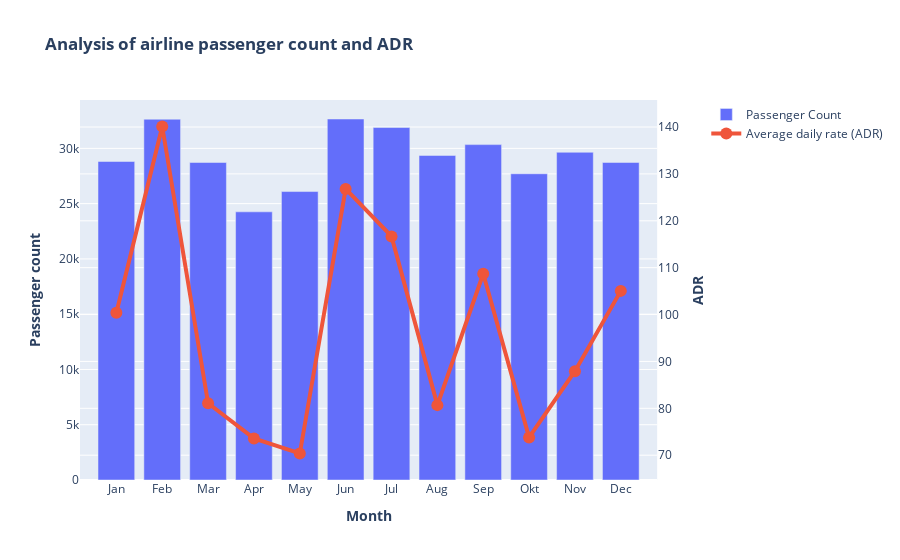

The notebook cell this image was saved under:
### Markdown cell above
The x axis of this visualization shows the months and the x axis shows the average air traffic passenger count on the left side (blue bars) and on the right side it shows the amount of nights in the stay for week (red line) and weekend (green line). We see that all three variables go up and down in roughly the same months. We can see that months with a higher passenger count also have longer stays.

### Code cell
# visualization of passenger count vs ADR
# month names
month_names = ['Jan', 'Feb', 'Mar', 'Apr', 'May', 'Jun', 'Jul', 'Aug', 'Sep', 'Okt', 'Nov', 'Dec']

# passenger count bar
trace_pass = go.Bar(
    x = month_names,
    y = concat_air['Passenger Count'],
    name='Passenger Count'
)

# adr line
trace_adr = go.Scatter(
    x = month_names,
    y = concat_air['adr'],
    name='Average daily rate (ADR)', line=dict(width=4), marker=dict(size=12)
)

# second y, right side
fig = make_subplots(specs=[[{"secondary_y": True}]])

fig.add_trace(trace_pass, secondary_y=False)
fig.add_trace(trace_adr, secondary_y=True)

# add title
fig.update_layout(
    title_text="<b>Analysis of airline passenger count and ADR</b>"
)

# x-axis title
fig.update_xaxes(title_text="<b>Month</b>")

# y-axes titles
fig.update_yaxes(title_text="<b>Passenger count</b>", secondary_y=False)
fig.update_yaxes(title_text="<b>ADR</b>", secondary_y=True)

fig.show()

### Figure 1 — Plotly figure (JSON) as saved in the notebook; plotly's stock layout.template omitted (floating-point values rounded to 4 significant figures)
{"data": [{"name": "Passenger Count", "type": "bar", "x": ["Jan", "Feb", "Mar", "Apr", "May", "Jun", "Jul", "Aug", "Sep", "Okt", "Nov", "Dec"], "xaxis": "x", "y": [28810.0, 32640.0, 28720.0, 24260.0, 26090.0, 32660.0, 31890.0, 29360.0, 30340.0, 27700.0, 29650.0, 28730.0], "yaxis": "y"}, {"line": {"width": 4}, "marker": {"size": 12}, "name": "Average daily rate (ADR)", "type": "scatter", "x": ["Jan", "Feb", "Mar", "Apr", "May", "Jun", "Jul", "Aug", "Sep", "Okt", "Nov", "Dec"], "xaxis": "x", "y": [100.4, 140.1, 81.08, 73.58, 70.36, 126.8, 116.7, 80.68, 108.7, 73.79, 87.91, 105.0], "yaxis": "y2"}], "layout": {"title": {"text": "<b>Analysis of airline passenger count and ADR</b>"}, "xaxis": {"anchor": "y", "domain": [0, 0.94], "title": {"text": "<b>Month</b>"}}, "yaxis": {"anchor": "x", "domain": [0, 1], "title": {"text": "<b>Passenger count</b>"}}, "yaxis2": {"anchor": "x", "overlaying": "y", "side": "right", "title": {"text": "<b>ADR</b>"}}}}
